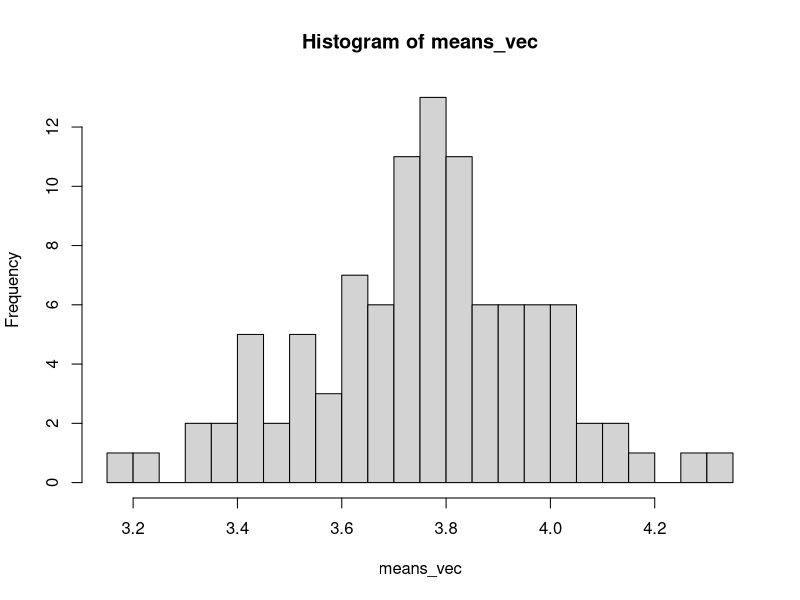

This chart was generated by the following R code:
## ---- chunk 1
new_samp <- sample(1:nrow(iris), size = 50, replace = TRUE)
print(new_samp)
## ---- chunk 2
#new_samp <- iris[sample(1:nrow(iris), size = 50)]
#print(new_samp)
## ---- chunk 3
new_samp <- iris[sample(1:nrow(iris), size = 50),]
print(new_samp)
## ---- chunk 4
m<-100
means_vec <- rep(NA, m)

for (i in 1:m){
  new_samp <- iris[sample(1:nrow(iris), size = 50),]
  means_vec[i] <- mean(new_samp$Petal.Length)
}
print(means_vec)
## ---- chunk 5
mean(means_vec)
## ---- chunk 6
hist(means_vec, breaks=30)
## ---- chunk 7
m<-100
means_vec <- rep(NA, m)

for (i in 1:m){
  new_samp <- iris[sample(1:nrow(iris), size = 50),]
  means_vec[i] <- mean(new_samp$Petal.Length[new_samp$Species=="setosa"])
}
print(means_vec)
## ---- chunk 8
mean(iris$Petal.Length[iris$Species=="setosa"&iris$Petal.Width<0.5])
## ---- chunk 9
coef(lm(iris$Petal.Length~iris$Petal.Width))[2]

